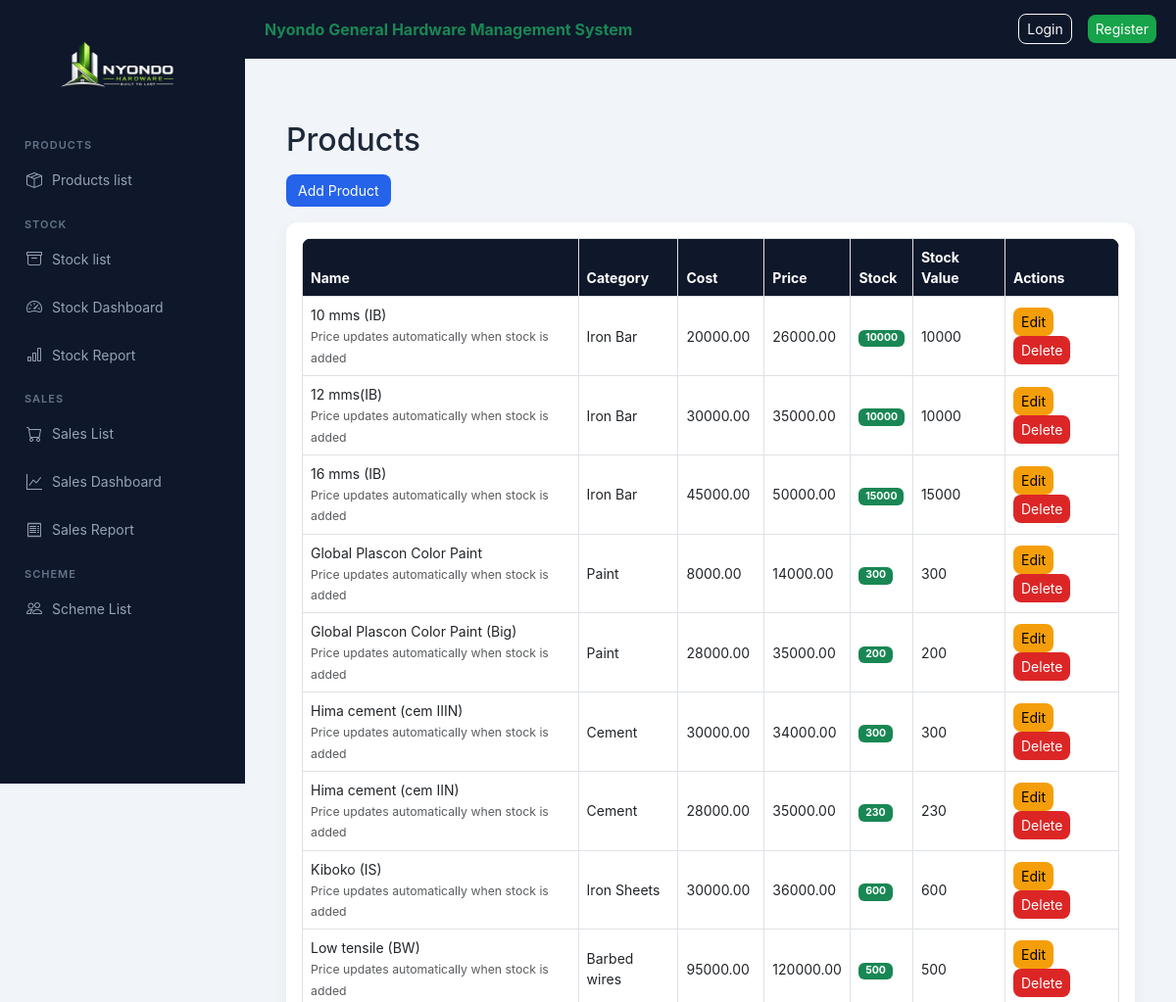
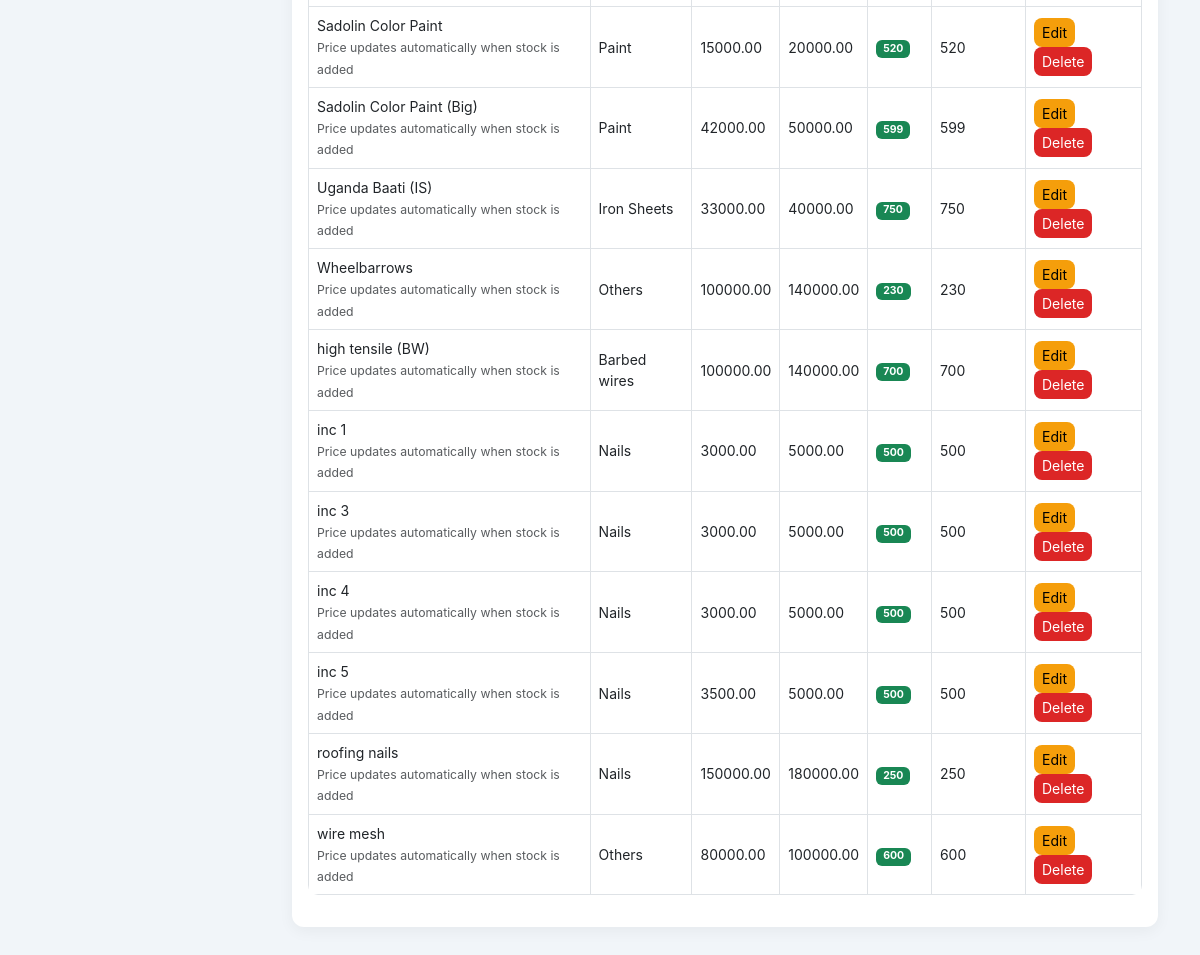
/nyondo/products/, run on the app's committed database (2 pictures, top to bottom).
### nyondo_app/models.py (models this page shows, shortened)
class Product(models.Model):
    CATEGORY_CHOICES = [
        ("cement", "Cement"),
        ("iron_bar", "Iron Bar"),
        ("iron_sheets", "Iron Sheets"),
        ("barbed_wires", "Barbed wires"),
        ("others", "Others"),
        ("nails", "Nails"),
        ("paint", "Paint"),
    ]
    category_name = models.CharField(max_length=20, choices=CATEGORY_CHOICES)
    product_name = models.CharField(max_length=100)
    unit_cost = models.DecimalField(max_digits=12, decimal_places=2, default=0)
    unit_price = models.DecimalField(max_digits=12, decimal_places=2, default=0)
    description = models.TextField(blank=True)
    def total_stock(self):
        return self.stock_set.aggregate(
            total=Sum("quantity_available")
        )["total"] or 0

### nyondo_app/views.py (the view)
# urls.py: path("products/", views.product_list, name="product_list"),
def product_list(request):
    return render(request, "product_list.html", {
        "products": Product.objects.all().order_by("product_name")
    })

### nyondo_app/templates/product_list.html
{% extends "base.html" %}
{% block content %}
<h2 class="mb-3">Products</h2>
<a href="{% url 'product_create' %}" class="btn btn-primary mb-3">
    Add Product
</a>
<div class="card p-3">
<table class="table table-hover table-bordered align-middle">
<thead class="table-light">
<tr>
    <th>Name</th>
    <th>Category</th>
    <th>Cost</th>
    <th>Price</th>
    <th>Stock</th>
    <th>Stock Value</th>
    <th>Actions</th>
</tr>
</thead>
<tbody>
{% for p in products %}
<tr>
    <td>
        {{ p.product_name }}
        <br>
        <small class="text-muted">
            Price updates automatically when stock is added
        </small>
    </td>
    <td>{{ p.get_category_name_display }}</td>
    <td>{{ p.unit_cost|floatformat:2 }}</td>
    <td>{{ p.unit_price|floatformat:2 }}</td>
    <td>
        {% if p.total_stock > 0 %}
            <span class="badge bg-success">
                {{ p.total_stock }}
            </span>
        {% else %}
            <span class="badge bg-danger">
                0
            </span>
        {% endif %}
    </td>
    <td>
        {{ p.total_stock|default:0|floatformat:0|add:"0" }}
    </td>
    <td>
        <a href="{% url 'edit_product' p.id %}"
           class="btn btn-warning btn-sm">
           Edit
        </a>
        <a href="{% url 'delete_product' p.id %}"
           class="btn btn-danger btn-sm">
           Delete
        </a>
    </td>
</tr>
{% empty %}
<tr>
    <td colspan="7" class="text-center text-muted">
        No products available
    </td>
</tr>
{% endfor %}
</tbody>
</table>
</div>
{% endblock %}

### static/css/style.css (style rules this page uses)
:root { --primary: #2563eb; --success: #16a34a; --dark: #0f172a; --dark-light: #1e293b; --warning: #f59e0b; --bg: #f1f5f9; --text: #1e293b; }
* { margin: 0; padding: 0; box-sizing: border-box; }
body { font-family: "Inter", "Segoe UI", sans-serif; background: var(--bg); color: var(--text); }
a { text-decoration: none; }
.card { border: none; border-radius: 12px; background: white; padding: 20px; box-shadow: 0 4px 15px rgba(0,0,0,0.05); }
.table { background: white; border-radius: 10px; overflow: hidden; }
.table th { background: var(--dark); color: white; font-size: 14px; }
.table td { font-size: 14px; vertical-align: middle; }
.btn { border-radius: 8px; font-size: 14px; }
.btn-primary { background: var(--primary); border: none; }
.btn-danger { background: #dc2626; border: none; }
.btn-warning { background: var(--warning); border: none; }

### data on the page
Product: product_name "10 mms (IB)", category_name "Iron Bar", unit_cost "20000.00", unit_price "26000.00", total_stock "10000", total_stock|add "10000"
Product: product_name "12 mms(IB)", category_name "Iron Bar", unit_cost "30000.00", unit_price "35000.00", total_stock "10000", total_stock|add "10000"
Product: product_name "16 mms (IB)", category_name "Iron Bar", unit_cost "45000.00", unit_price "50000.00", total_stock "15000", total_stock|add "15000"
Product: product_name "Global Plascon Color Paint", category_name "Paint", unit_cost "8000.00", unit_price "14000.00", total_stock "300", total_stock|add "300"
Product: product_name "Global Plascon Color Paint (Big)", category_name "Paint", unit_cost "28000.00", unit_price "35000.00", total_stock "200", total_stock|add "200"
Product: product_name "Hima cement (cem IIIN)", category_name "Cement", unit_cost "30000.00", unit_price "34000.00", total_stock "300", total_stock|add "300"
Product: product_name "Hima cement (cem IIN)", category_name "Cement", unit_cost "28000.00", unit_price "35000.00", total_stock "230", total_stock|add "230"
Product: product_name "Kiboko (IS)", category_name "Iron Sheets", unit_cost "30000.00", unit_price "36000.00", total_stock "600", total_stock|add "600"
Product: product_name "Low tensile (BW)", category_name "Barbed wires", unit_cost "95000.00", unit_price "120000.00", total_stock "500", total_stock|add "500"
Product: product_name "Sadolin Color Paint", category_name "Paint", unit_cost "15000.00", unit_price "20000.00", total_stock "520", total_stock|add "520"
Product: product_name "Sadolin Color Paint (Big)", category_name "Paint", unit_cost "42000.00", unit_price "50000.00", total_stock "599", total_stock|add "599"
Product: product_name "Uganda Baati (IS)", category_name "Iron Sheets", unit_cost "33000.00", unit_price "40000.00", total_stock "750", total_stock|add "750"
Product: product_name "Wheelbarrows", category_name "Others", unit_cost "100000.00", unit_price "140000.00", total_stock "230", total_stock|add "230"
Product: product_name "high tensile (BW)", category_name "Barbed wires", unit_cost "100000.00", unit_price "140000.00", total_stock "700", total_stock|add "700"
Product: product_name "inc 1", category_name "Nails", unit_cost "3000.00", unit_price "5000.00", total_stock "500", total_stock|add "500"
Product: product_name "inc 3", category_name "Nails", unit_cost "3000.00", unit_price "5000.00", total_stock "500", total_stock|add "500"
Product: product_name "inc 4", category_name "Nails", unit_cost "3000.00", unit_price "5000.00", total_stock "500", total_stock|add "500"
Product: product_name "inc 5", category_name "Nails", unit_cost "3500.00", unit_price "5000.00", total_stock "500", total_stock|add "500"
Product: product_name "roofing nails", category_name "Nails", unit_cost "150000.00", unit_price "180000.00", total_stock "250", total_stock|add "250"
Product: product_name "wire mesh", category_name "Others", unit_cost "80000.00", unit_price "100000.00", total_stock "600", total_stock|add "600"
